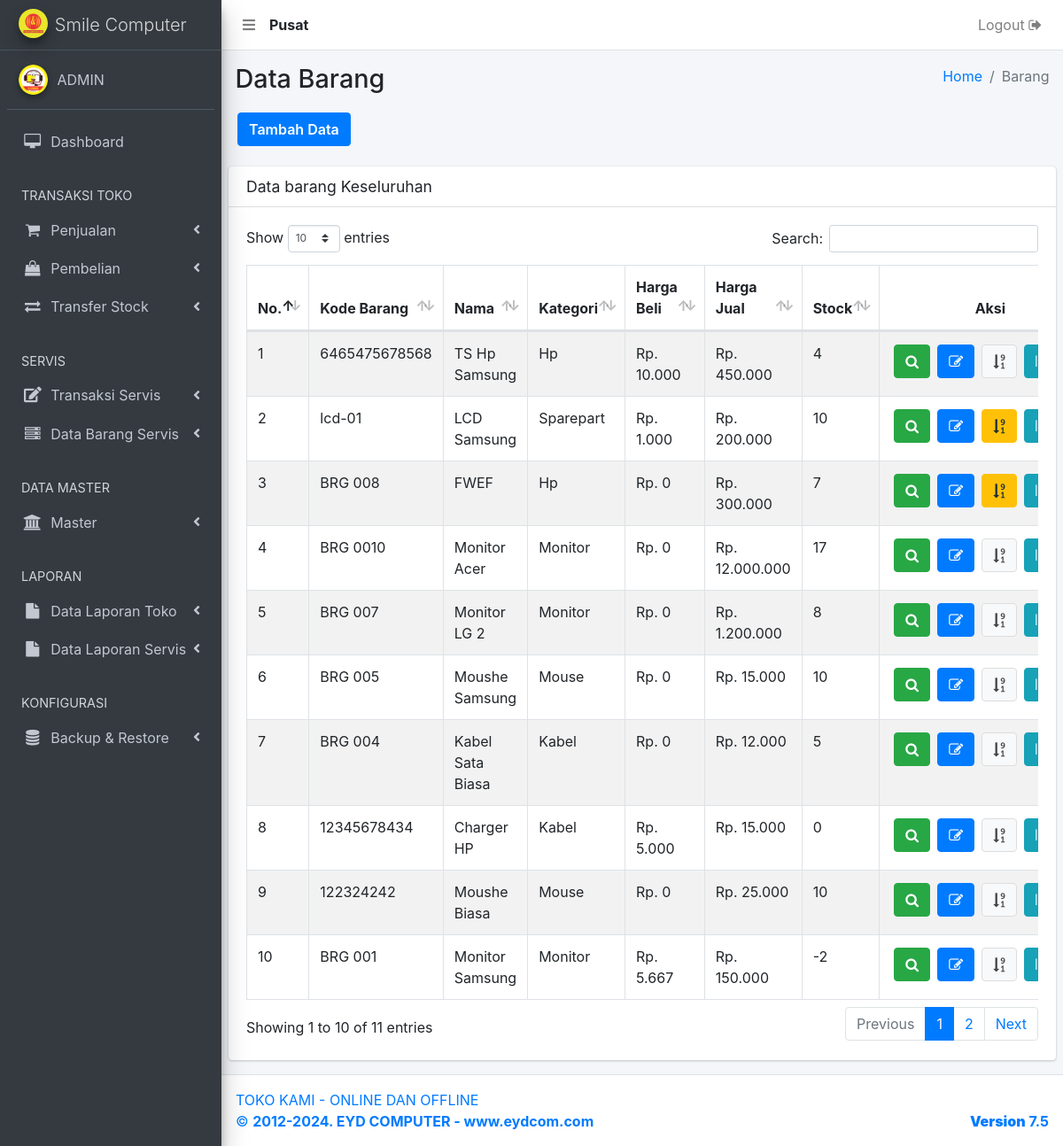
The page /barang-old.php (signed in) on the database its author committed.
### tables this page shows
CREATE TABLE `user` (
  `user_id` int(11) NOT NULL,
  `user_nama` varchar(500) NOT NULL,
  `user_no_hp` varchar(250) NOT NULL,
  `user_alamat` text NOT NULL,
  `user_email` varchar(250) NOT NULL,
  `user_password` varchar(500) NOT NULL,
  `user_create` varchar(250) NOT NULL,
  `user_level` varchar(250) NOT NULL,
  `user_gaji_pokok` int(11) NOT NULL,
  `user_bonus` int(11) NOT NULL,
  `user_status` varchar(250) NOT NULL,
  `user_cabang` int(11) NOT NULL
);

CREATE TABLE `barang` (
  `barang_id` int(11) NOT NULL,
  `barang_kode` varchar(500) NOT NULL,
  `barang_kode_slug` varchar(500) NOT NULL,
  `barang_kode_count` int(11) NOT NULL,
  `barang_nama` varchar(250) NOT NULL,
  `barang_harga_beli` varchar(250) NOT NULL,
  `barang_harga` varchar(250) NOT NULL,
  `barang_stock` text NOT NULL,
  `barang_tanggal` varchar(250) NOT NULL,
  `barang_kategori_id` int(11) NOT NULL,
  `kategori_id` varchar(250) NOT NULL,
  `barang_satuan_id` varchar(250) NOT NULL,
  `satuan_id` varchar(250) NOT NULL,
  `barang_deskripsi` text NOT NULL,
  `barang_option_sn` int(11) NOT NULL,
  `barang_status` int(11) NOT NULL,
  `barang_terjual` int(11) NOT NULL,
  `barang_cabang` int(11) NOT NULL
);

CREATE TABLE `kategori` (
  `kategori_id` int(11) NOT NULL,
  `kategori_nama` varchar(500) NOT NULL,
  `kategori_status` varchar(250) NOT NULL,
  `kategori_cabang` int(11) NOT NULL
);

### _header-artibut.php (called while the page is built, shortened)
<?php
  	include 'aksi/functions.php';
    $userLoginCabang = mysqli_query( $conn, "select user_cabang from user where user_id = '".$_SESSION['user_id']."'");
    $sessionCabangData = mysqli_fetch_array($userLoginCabang);
    $sessionCabang     = $sessionCabangData['user_cabang'];
    if ( $sessionCabang < 1 ) {
      $tipeToko = "Pusat";
    } else {
      $tipeToko = "Cabang ".$sessionCabang;
    }
?>

### barang-old.php (the view, shortened to what this page needs)
<?php
  include '_header.php';
  include '_nav.php';
  include '_sidebar.php';
?>
  <div class="content-wrapper">
    <section class="content-header">
      <div class="container-fluid">
        <div class="row mb-2">
          <div class="col-sm-6">
            <h1>Data Barang</h1>
          </div>
          <div class="col-sm-6">
            <ol class="breadcrumb float-sm-right">
              <li class="breadcrumb-item"><a href="bo">Home</a></li>
              <li class="breadcrumb-item active">Barang</li>
            </ol>
          </div>
          <div class="tambah-data">
          	<a href="barang-add" class="btn btn-primary">Tambah Data</a>
          </div>
        </div>
      </div>
    </section>
    <section class="content">
      <div class="row">
        <div class="col-12">
          <div class="card">
            <div class="card-header">
              <h3 class="card-title">Data barang Keseluruhan</h3>
            </div>
            <div class="card-body">
              <div class="table-auto">
                <table id="example1" class="table table-bordered table-striped">
                  <thead>
                  <tr>
                    <th style="width: 6%;">No.</th>
                    <th style="width: 13%;">Kode Barang</th>
                    <th>Nama</th>
                    <th>Kategori</th>
                    <th>Harga Beli</th>
                    <th>Harga Jual</th>
                    <th>Stock</th>
                    <th style="text-align: center; width: 14%">Aksi</th>
                  </tr>
                  </thead>
                  <tbody>
                  <?php
                    $i = 1;
                    $queryProduct = $conn->query("SELECT barang.barang_id, barang.barang_kode, barang.barang_kode_count, barang.barang_nama, barang.barang_harga_beli, barang.barang_harga, barang.barang_stock, barang.barang_option_sn, barang.barang_cabang, kategori.kategori_id, kategori.kategori_nama, satuan.satuan_id, satuan.satuan_nama
                               FROM barang
                               JOIN kategori ON barang.kategori_id = kategori.kategori_id
                               JOIN satuan ON barang.satuan_id = satuan.satuan_id
                               WHERE barang_cabang = ".$sessionCabang." ORDER BY barang_id DESC
                               ");
                    while ($rowProduct = mysqli_fetch_array($queryProduct)) {
                  ?>
                  <tr>
                    	<td><?= $i; ?></td>
                      <td><?= $rowProduct['barang_kode']; ?></td>
                      <td><?= $rowProduct['barang_nama']; ?></td>
                      <td><?= $rowProduct['kategori_nama']; ?></td>
                      <td>Rp. <?= number_format($rowProduct['barang_harga_beli'], 0, ',', '.'); ?></td></td>
                      <td>Rp. <?= number_format($rowProduct['barang_harga'], 0, ',', '.'); ?></td>
                      <td><?= $rowProduct['barang_stock']; ?></td>
                      <td class="orderan-online-button">
                        <?php
                          $id = $rowProduct["barang_id"];
                          $urlCount = base64_encode($rowProduct['barang_kode_count']);
                        ?>
                          <a href="barang-zoom?id=<?= $id; ?>-<?= strtolower(str_replace(' ', '-', $rowProduct['barang_nama'])); ?>" title="Zoom Data" target="_blank">
                              <button class="btn btn-success" type="submit">
                                 <i class="fa fa-search"></i>
                              </button>
                          </a>
                      	  <a href="barang-edit?id=<?= $id; ?>-<?= strtolower(str_replace(' ', '-', $rowProduct['barang_nama'])); ?>" title="Edit Data">
                              <button class="btn btn-primary" type="submit">
                                 <i class="fa fa-edit"></i>
                              </button>
                          </a>
                          <?php if ( $rowProduct['barang_option_sn'] > 0 ) { ?>
                          <a href="barang-sn?no=<?= $urlCount; ?>" title="Data No. SN">
                              <button class="btn btn-warning" type="submit">
                                 <i class="fa fa-sort-numeric-desc"></i>
                              </button>
                          </a>
                          <?php } ?>
                          <?php if ( $rowProduct['barang_option_sn'] < 1 ) { ?>
                          <a href="#!" title="Data No. SN" class="Data No. SN">
                              <button class="btn btn-default" type="" name="hapus">
                                  <i class="fa fa-sort-numeric-desc"></i>
                              </button>
                          </a>
                          <?php } ?>
                          <a href="barang-generate-barcode?id=<?= $id; ?>-<?= strtolower(str_replace(' ', '-', $rowProduct['barang_nama'])); ?>" title="Generate Barcode">
                              <button class="btn btn-info" type="submit">
                                 <i class="fa fa-barcode"></i>
                              </button>
                          </a>
                      </td>
                  </tr>
                  <?php $i++; ?>
                  <?php } ?>
                  </tbody>
                </table>
              </div>
            </div>
          </div>
        </div>
      </div>
    </section>
  </div>
</div>
<?php include '_footer.php'; ?>
</body>
</html>

### _nav.php (shortened to what this page needs)
<nav class="main-header navbar navbar-expand navbar-white navbar-light">
    <ul class="navbar-nav">
      <li class="nav-item">
        <a class="nav-link" data-widget="pushmenu" href="#"><i class="fas fa-bars"></i></a>
      </li>
      <li class="nav-item" style="padding-top: 8px;">
        <?php
          echo "<b>".$tipeToko."</b>";
        ?>
      </li>
    </ul>
    <ul class="navbar-nav ml-auto">
      <li class="nav-item">
        <a href="<?php echo "aksi/logout.php?logout";?>"onclick="return confirm('Apakah anda yakin logout ?')" class="nav-link">Logout <i class="fa fa-sign-out"></i>
        </a>
      </li>
    </ul>
  </nav>

### rows shown on the page
user: user_cabang "Pusat"
barang: barang_kode "6465475678568", barang_nama "TS Hp Samsung", kategori.kategori_nama "Hp", barang_harga_beli "10.000", barang_harga "450.000", barang_stock "4", barang_option_sn 0 (drawn)
barang: barang_kode "lcd-01", barang_nama "LCD Samsung", kategori.kategori_nama "Sparepart", barang_harga_beli "1.000", barang_harga "200.000", barang_stock "10"
barang: barang_kode "BRG 008", barang_nama "FWEF", kategori.kategori_nama "Hp", barang_harga_beli "0", barang_harga "300.000", barang_stock "7"
barang: barang_kode "BRG 0010", barang_nama "Monitor Acer", kategori.kategori_nama "Monitor", barang_harga_beli "0", barang_harga "12.000.000", barang_stock "17", barang_option_sn 0 (drawn)
barang: barang_kode "BRG 007", barang_nama "Monitor LG 2", kategori.kategori_nama "Monitor", barang_harga_beli "0", barang_harga "1.200.000", barang_stock "8", barang_option_sn 0 (drawn)
barang: barang_kode "BRG 005", barang_nama "Moushe Samsung", kategori.kategori_nama "Mouse", barang_harga_beli "0", barang_harga "15.000", barang_stock "10", barang_option_sn 0 (drawn)
barang: barang_kode "BRG 004", barang_nama "Kabel Sata Biasa", kategori.kategori_nama "Kabel", barang_harga_beli "0", barang_harga "12.000", barang_stock "5", barang_option_sn 0 (drawn)
barang: barang_kode "12345678434", barang_nama "Charger HP", kategori.kategori_nama "Kabel", barang_harga_beli "5.000", barang_harga "15.000", barang_stock "0", barang_option_sn 0 (drawn)
barang: barang_kode "122324242", barang_nama "Moushe Biasa", kategori.kategori_nama "Mouse", barang_harga_beli "0", barang_harga "25.000", barang_stock "10", barang_option_sn 0 (drawn)
barang: barang_kode "BRG 001", barang_nama "Monitor Samsung", kategori.kategori_nama "Monitor", barang_harga_beli "5.667", barang_harga "150.000", barang_stock "-2", barang_option_sn 0 (drawn)

### other values the page prints
$_SESSION['user_nama'] "ADMIN"
